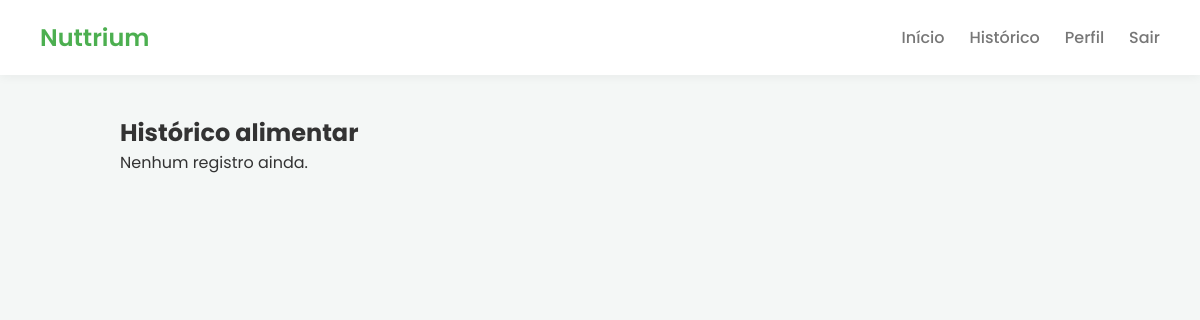
/historico/ (signed in), run on an earlier commit of the app's database.
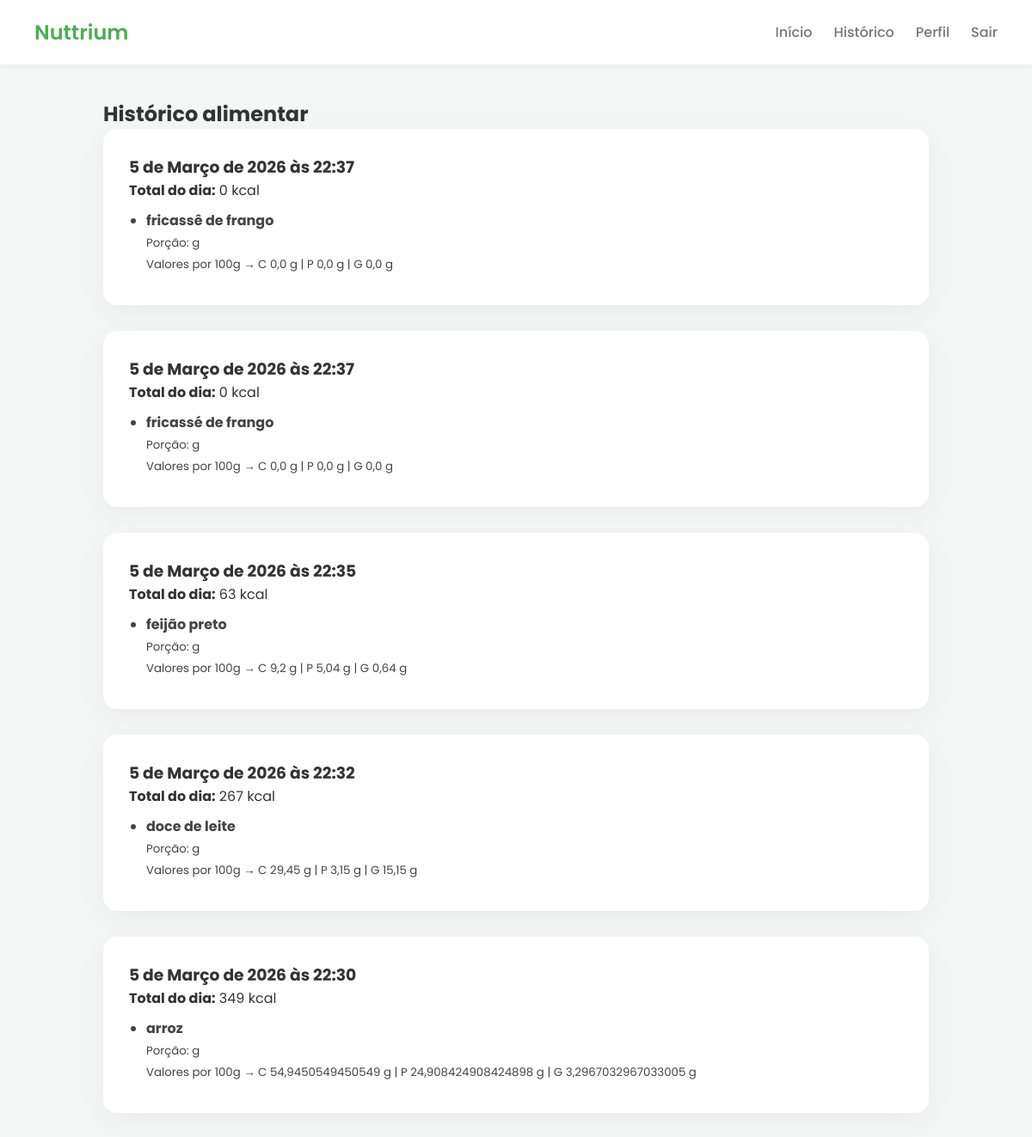
And on a later commit of the database.
### refeicoes/models.py (models this page shows)
class Refeicao(models.Model):
    user = models.ForeignKey(User, on_delete=models.CASCADE)
    nome = models.CharField(max_length=200)
    quantidade = models.FloatField()
    carboidratos = models.FloatField(default=0)
    proteinas = models.FloatField(default=0)
    gorduras = models.FloatField(default=0)
    data = models.DateTimeField(auto_now_add=True)
    def calorias(self):
        carbo = self.carboidratos or 0
        prot = self.proteinas or 0
        gord = self.gorduras or 0
        calorias = (carbo * 4) + (prot * 4) + (gord * 9)
        return round(calorias, 2)

### alimentacao/views.py (the view)
# urls.py: path("historico/", views.historico, name="historico"),
@login_required
def historico(request):
    refeicoes = Refeicao.objects.filter(user=request.user).order_by("-data")
    dias = defaultdict(list)
    for r in refeicoes:
        dias[r.data].append(r)
    historico_formatado = []
    for data, itens in dias.items():
        total = sum(r.calorias() for r in itens)
        historico_formatado.append({
            "data": data,
            "total": total,
            "itens": itens
        })
    return render(request, "historico.html", {
        "dias": historico_formatado
    })

### alimentacao/templates/historico.html
{% extends 'base.html' %}
{% block content %}
<h2>Histórico alimentar</h2>
{% for dia in dias %}
  <div class="card">
    <h3>{{ dia.data }}</h3>
    <p><strong>Total do dia:</strong> {{ dia.total|floatformat:0 }} kcal</p>
    <ul class="lista-alimentos">
      {% for r in dia.itens %}
        <li>
          <strong>{{ r.nome }}</strong><br>
          <small>
            Porção: {{ r.porcao }} g<br>
            Valores por 100g →
            C {{ r.carboidratos }} g |
            P {{ r.proteinas }} g |
            G {{ r.gorduras }} g
          </small>
        </li>
      {% endfor %}
    </ul>
  </div>
{% empty %}
  <p>Nenhum registro ainda.</p>
{% endfor %}
{% endblock %}

### alimentacao/templates/base.html (shortened to what this page needs)
{% load static %}
<!DOCTYPE html>
<html lang="pt-br">
<head>
  <link rel="stylesheet" href="{% static 'css/styles.css' %}">
</head>
<body>
<header>
  <nav>
    <h1>Nuttrium</h1>
  <ul>
{% if user.is_authenticated %}
  <li><a href="{% url 'dashboard' %}">Início</a></li>
  <li><a href="{% url 'historico' %}">Histórico</a></li>
  <li><a href="{% url 'perfil' %}">Perfil</a></li>
  <li>
    <form method="post" action="{% url 'logout' %}">
      <button type="submit" class="nav-link">Sair</button>
    </form>
  </li>
{% else %}
  <li><a href="{% url 'login' %}">Entrar</a></li>
  <li><a href="{% url 'cadastro' %}">Criar conta</a></li>
{% endif %}
</ul>
  </nav>
</header>
<main>
  {% block content %}{% endblock %}
</main>
</body>
</html>

### alimentacao/static/css/styles.css (style rules this page uses)
:root { --verde: #4CAF50; --verde-escuro: #16771b; --fundo: #f4f7f6; --card: #ffffff; --texto: #333; --cinza: #777; }
* { margin: 0; padding: 0; box-sizing: border-box; font-family: 'Poppins', sans-serif; }
body { background: var(--fundo); color: var(--texto); }
header { background: var(--card); padding: 20px 40px; box-shadow: 0 2px 10px rgba(0,0,0,.05); }
nav { display: flex; justify-content: space-between; align-items: center; }
nav h1 { color: var(--verde); font-weight: 600; }
nav ul { list-style: none; display: flex; gap: 25px; }
nav a { text-decoration: none; color: var(--cinza); font-weight: 500; }
nav .nav-link { background: none; border: none; padding: 0; font: inherit; text-decoration: none; color: var(--cinza); font-weight: 500; cursor: pointer; }
main { max-width: 1000px; margin: 40px auto; padding: 0 20px; }
.card { background: var(--card); padding: 30px; border-radius: 16px; box-shadow: 0 8px 30px rgba(0,0,0,.05); margin-bottom: 30px; }
form { display: grid; gap: 15px; }
input, select, button { padding: 12px; border-radius: 10px; border: 1px solid #ddd; font-size: 14px; }
button { background: var(--verde); color: white; border: none; cursor: pointer; font-weight: 500; }
.lista-alimentos { margin-top: 10px; padding-left: 20px; }
.lista-alimentos li { margin-bottom: 6px; color: #444; }

What changed in the data, as far as the page shows it:
added Refeicao: data "5 de Março de 2026 às 22:37", nome "fricassê de frango", carboidratos "0,0", proteinas "0,0", gorduras "0,0"
added Refeicao: data "5 de Março de 2026 às 22:37", nome "fricassé de frango", carboidratos "0,0", proteinas "0,0", gorduras "0,0"
added Refeicao: data "5 de Março de 2026 às 22:35", nome "feijão preto", carboidratos "9,2", proteinas "5,04", gorduras "0,64"
added Refeicao: data "5 de Março de 2026 às 22:32", nome "doce de leite", carboidratos "29,45", proteinas "3,15", gorduras "15,15"
added Refeicao: data "5 de Março de 2026 às 22:30", nome "arroz", carboidratos "54,9450549450549", proteinas "24,908424908424898", gorduras "3,2967032967033005"
Also different on the page:
new list line: "Total do dia: 0 kcal"
new list line: "Total do dia: 63 kcal"
new list line: "Total do dia: 267 kcal"
new list line: "Total do dia: 349 kcal"
text no longer shown: "Nenhum registro ainda."
